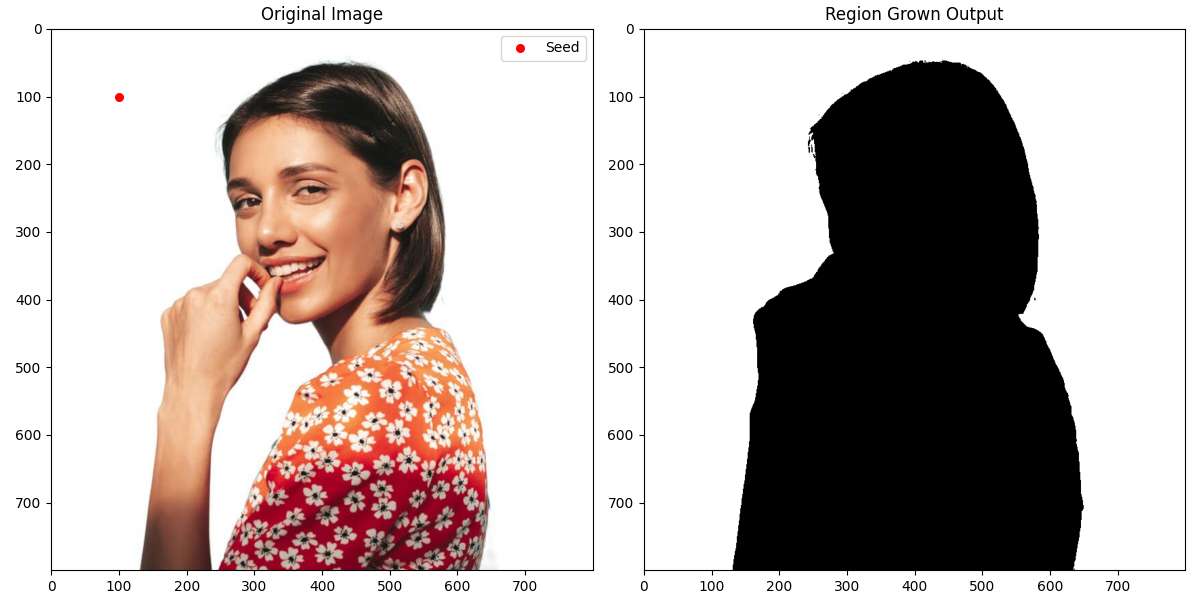

Generate this figure with Python:
import cv2
import numpy as np
import matplotlib.pyplot as plt
from collections import deque

def color_region_grow(img, seed_point, threshold=30):
    h, w, _ = img.shape
    segmented = np.zeros((h, w), dtype=np.uint8)
    visited = np.zeros((h, w), dtype=bool)
    seed_color = img[seed_point[1], seed_point[0], :].astype(np.int32)

    queue = deque([seed_point])

    while queue:
        x, y = queue.popleft()
        if visited[y, x]:
            continue
        visited[y, x] = True
        pixel_color = img[y, x, :].astype(np.int32)
        diff = np.linalg.norm(pixel_color - seed_color)

        if diff <= threshold:
            segmented[y, x] = 255
            for dx in [-1, 0, 1]:
                for dy in [-1, 0, 1]:
                    nx, ny = x + dx, y + dy
                    if 0 <= nx < w and 0 <= ny < h and not visited[ny, nx]:
                        queue.append((nx, ny))
    return segmented

def main():
    image = cv2.imread('image.jpg')
    if image is None:
        return

    seed_point = (100, 100)
    result = color_region_grow(image, seed_point, threshold=35)

    plt.figure(figsize=(12, 6))

    plt.subplot(1, 2, 1)
    plt.imshow(cv2.cvtColor(image, cv2.COLOR_BGR2RGB))
    plt.title("Original Image")
    plt.scatter(*seed_point, color='red', s=30, label="Seed")
    plt.legend(loc='upper right')

    plt.subplot(1, 2, 2)
    plt.imshow(result, cmap='gray')
    plt.title("Region Grown Output")

    plt.tight_layout()
    plt.show()

if __name__ == "__main__":
    main()
